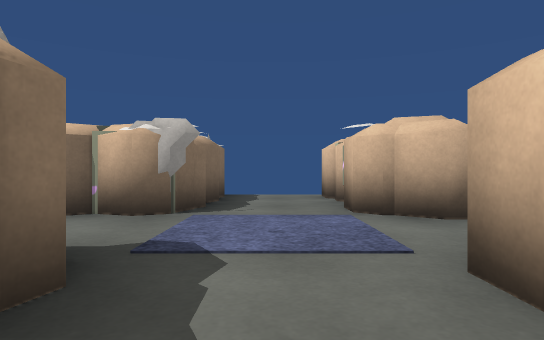
view 1 (above)

23 first-person views from a walk through a scene from a Unity 3-D project. The camera is 0.59 m above the floor, looks level and sees 75° across. The floor is counted in squares, 1 m on a side. Each view is taken from the middle of a square. On the plan, view 1 faces up. The plan holds only what a view shows up to about 10 squares ahead; the rest is blank. The place goes on beyond the plan. Some animated figures are not drawn. Some surface patterns are stand-ins.

view 2
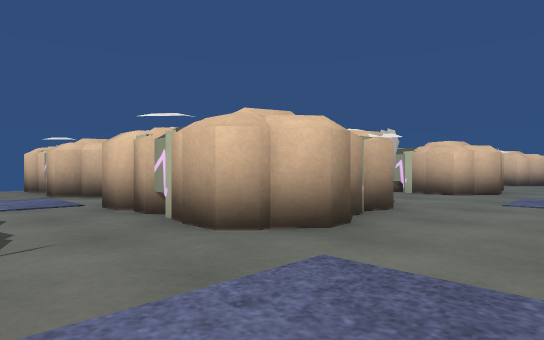

view 3
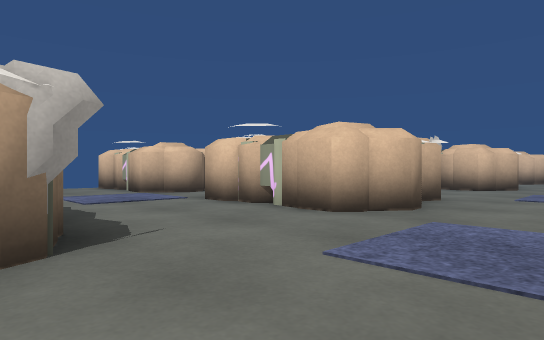

view 4
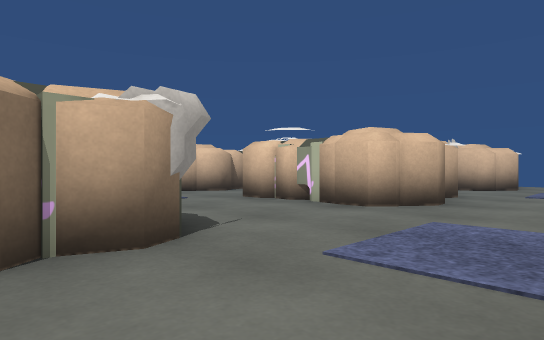

view 5
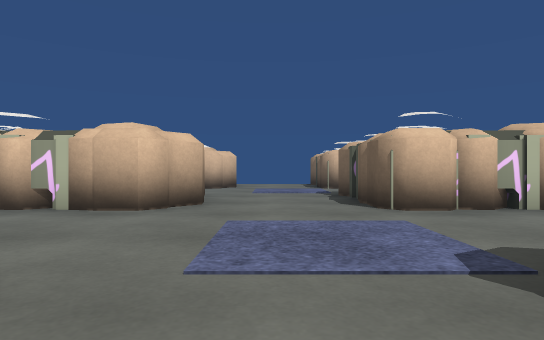

view 6
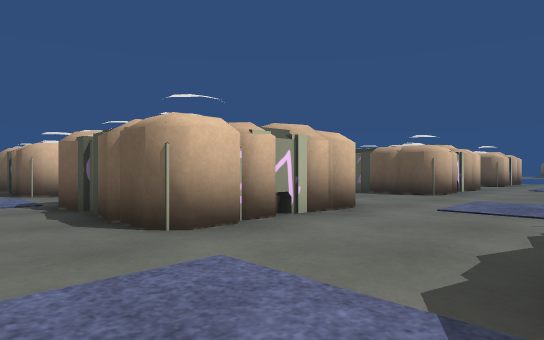

view 7
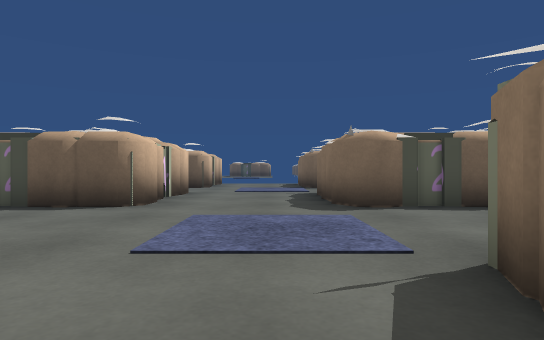

view 8
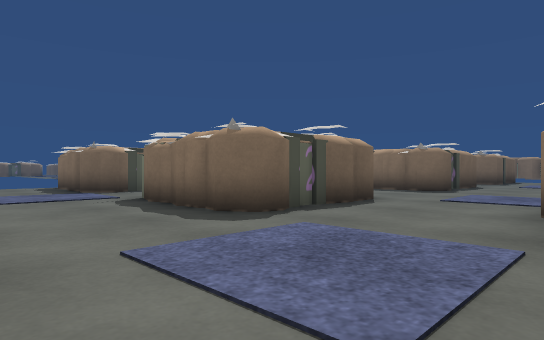

view 9
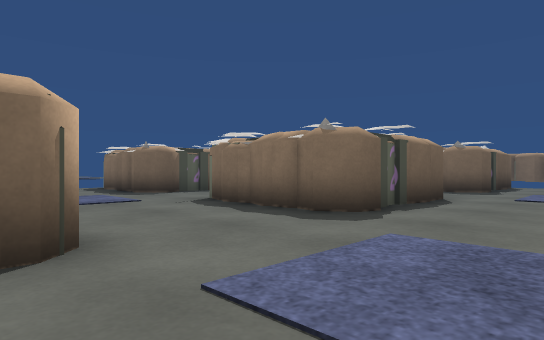

view 10
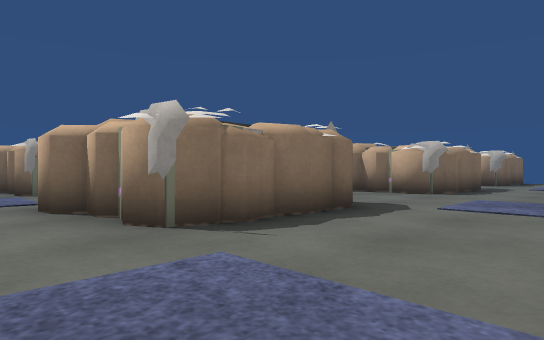

view 11
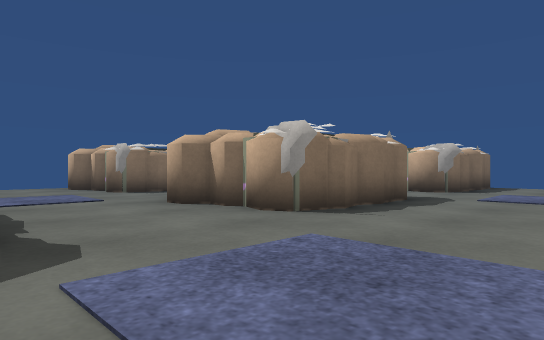

view 12
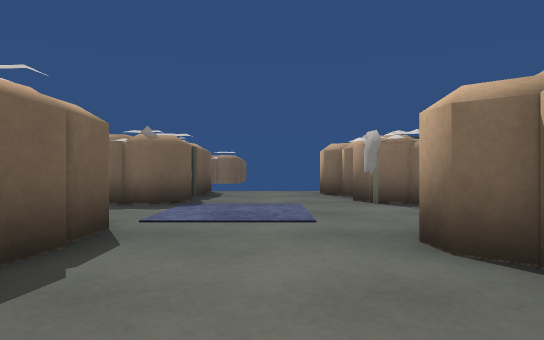

view 13
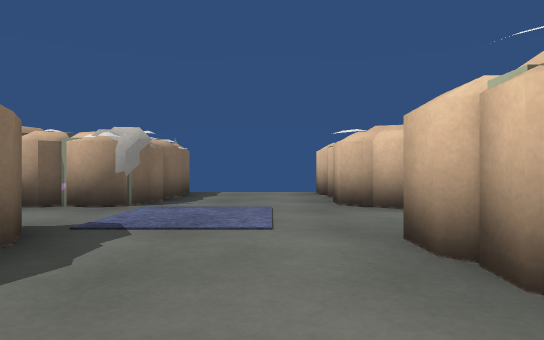

view 14
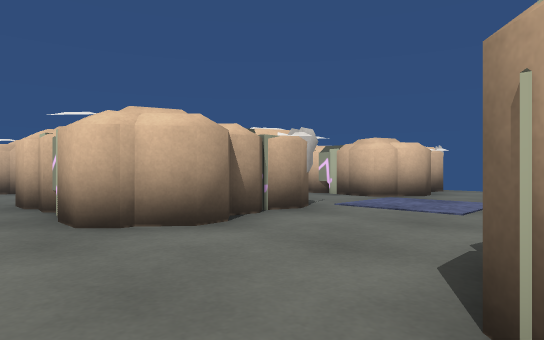

view 15
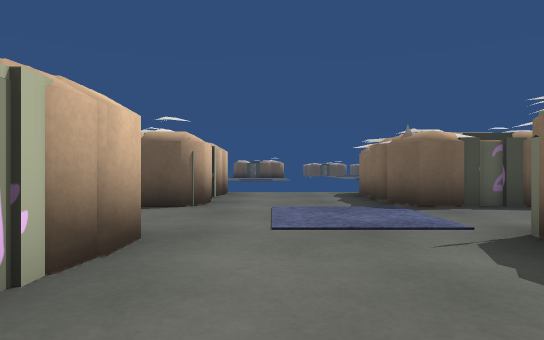

view 16
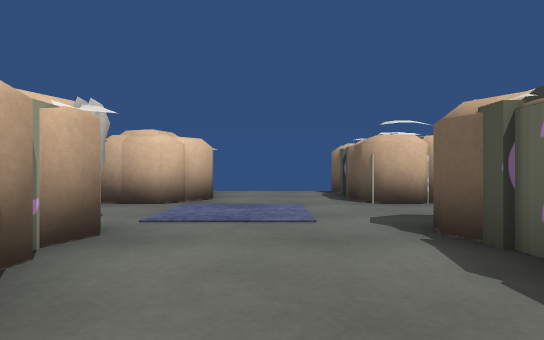

view 17
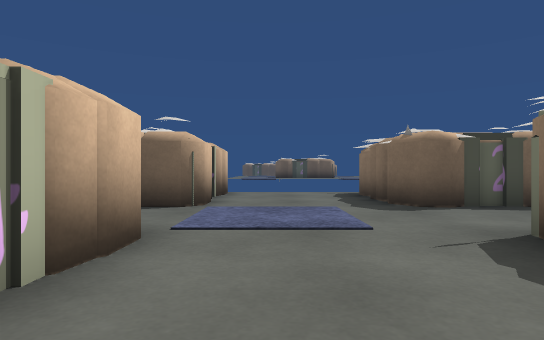

view 18
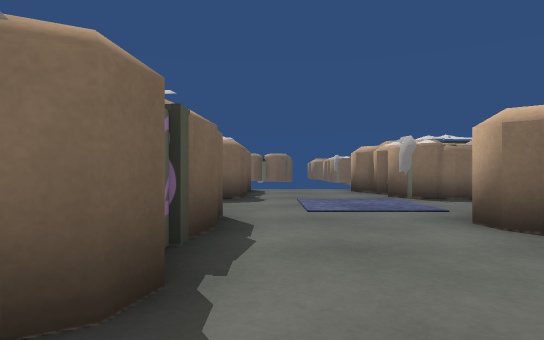

view 19
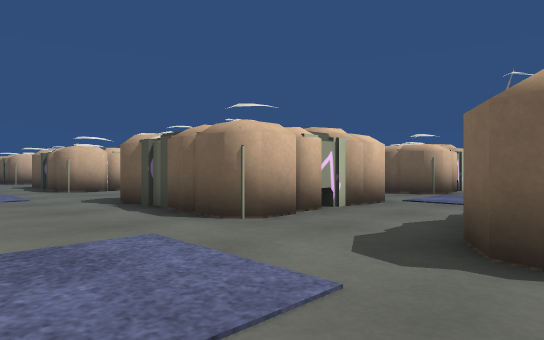

view 20
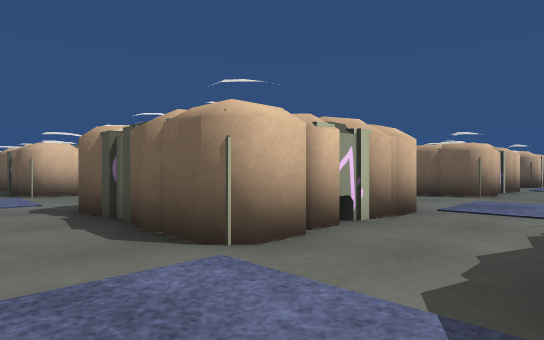

view 21
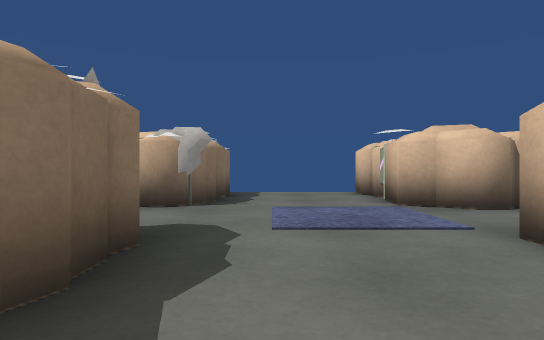

view 22
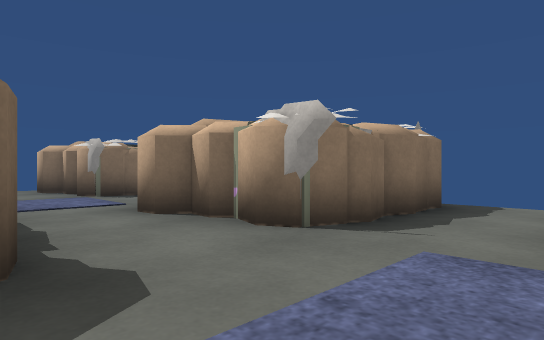

view 23
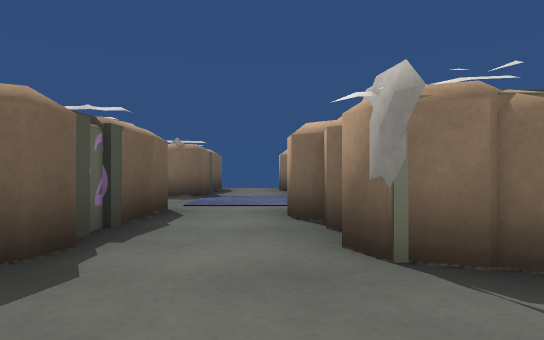

### Floor plan
Key: @ floor where view 1 was taken; # wall or solid block; . floor; O other object.
Columns run from 5 left of view 1 to 24 right of it. Each row starts with its distance up from view 1.
  8     ...#  O...#  ....#
  7     #..#  #...#  #...#
  6    ##..# ##...# ##...#
  5  ###O..###O...###O...#
  4  .....................
  3   ............. ......
  2   ##O..###O...###....#
  1    ##..# ##...# ##...#
  0    ##@.# ##...#   ...#
 -1  ###O..###O...###O...###O..#
 -2  ...........................
 -3  .........................
 -4  ...........................
 -5 ####O..###O...###....###...###
 -6    ##..# ##...#   ...#    .#
 -7    ##..# ##...# ##...#   ..#
 -8  ###O..###O...###....###O..###
 -9  .............................
-10  .............................
-11  .............................
-12  ###O..###O...###O...###...###
-13    ##..# ##...# ##...#    .#
-14      ..# ##...# ##...#
-15      ..###....###....#
-16      ... ...... ......
-17      .................
-18       .###O...###O...#
-19       .# ##...# ##...#
-20        #  #...#  #...#
-21           ....#  ....#

Where each view was taken, in squares from view 1:
view 1: 0 up, 0 right, facing up
view 2: 4 down, 1 left, facing up-right
view 3: 4 down, 4 right, facing up-right
view 4: 4 down, 10 right, facing up-right
view 5: 3 down, 10 right, facing right
view 6: 3 down, 12 right, facing down-right
view 7: 6 down, 13 right, facing down
view 8: 8 down, 15 right, facing down-left
view 9: 9 down, 9 right, facing down-left
view 10: 10 down, 8 right, facing up-left
view 11: 5 down, 8 right, facing up-left
view 12: 3 down, 5 right, facing left
view 13: 1 down, 14 right, facing up
view 14: 12 down, 14 right, facing up-right
view 15: 12 down, 14 right, facing down
view 16: 10 down, 15 right, facing right
view 17: 12 down, 7 right, facing down
view 18: 11 down, 6 right, facing left
view 19: 9 down, 2 left, facing down-right
view 20: 3 down, 1 left, facing down-right
view 21: 1 down, 6 right, facing up
view 22: 2 up, 7 right, facing up-left
view 23: 4 up, 7 right, facing left
